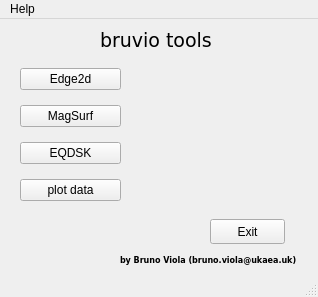
<?xml version="1.0" encoding="UTF-8"?>
<ui version="4.0">
 <class>MainWindow</class>
 <widget class="QMainWindow" name="MainWindow">
  <property name="enabled">
   <bool>true</bool>
  </property>
  <property name="geometry">
   <rect>
    <x>0</x>
    <y>0</y>
    <width>318</width>
    <height>297</height>
   </rect>
  </property>
  <property name="minimumSize">
   <size>
    <width>311</width>
    <height>270</height>
   </size>
  </property>
  <property name="maximumSize">
   <size>
    <width>318</width>
    <height>297</height>
   </size>
  </property>
  <property name="windowTitle">
   <string>bruvio tools</string>
  </property>
  <widget class="QWidget" name="centralwidget">
   <widget class="QPushButton" name="exit_button">
    <property name="geometry">
     <rect>
      <x>210</x>
      <y>200</y>
      <width>75</width>
      <height>25</height>
     </rect>
    </property>
    <property name="toolTip">
     <string extracomment="exit the app"/>
    </property>
    <property name="whatsThis">
     <string extracomment="exit the app"/>
    </property>
    <property name="text">
     <string>Exit</string>
    </property>
   </widget>
   <widget class="QLabel" name="title">
    <property name="geometry">
     <rect>
      <x>100</x>
      <y>10</y>
      <width>171</width>
      <height>22</height>
     </rect>
    </property>
    <property name="font">
     <font>
      <family>Verdana</family>
      <pointsize>14</pointsize>
     </font>
    </property>
    <property name="text">
     <string>bruvio tools</string>
    </property>
   </widget>
   <widget class="QWidget" name="layoutWidget">
    <property name="geometry">
     <rect>
      <x>20</x>
      <y>40</y>
      <width>101</width>
      <height>151</height>
     </rect>
    </property>
    <layout class="QVBoxLayout" name="verticalLayout">
     <item>
      <widget class="QPushButton" name="edge2d_button">
       <property name="toolTip">
        <string extracomment="opens a ipython console"/>
       </property>
       <property name="whatsThis">
        <string extracomment="opens a ipython console#"/>
       </property>
       <property name="text">
        <string>Edge2d</string>
       </property>
      </widget>
     </item>
     <item>
      <widget class="QPushButton" name="magsurf_button">
       <property name="toolTip">
        <string extracomment="opens a ipython console"/>
       </property>
       <property name="whatsThis">
        <string extracomment="opens a ipython console#"/>
       </property>
       <property name="text">
        <string>MagSurf</string>
       </property>
      </widget>
     </item>
     <item>
      <widget class="QPushButton" name="eqdsk_button">
       <property name="toolTip">
        <string extracomment="opens a ipython console"/>
       </property>
       <property name="whatsThis">
        <string extracomment="opens a ipython console#"/>
       </property>
       <property name="text">
        <string>EQDSK</string>
       </property>
      </widget>
     </item>
     <item>
      <widget class="QPushButton" name="readdata_button">
       <property name="toolTip">
        <string extracomment="opens a ipython console"/>
       </property>
       <property name="whatsThis">
        <string extracomment="opens a ipython console#"/>
       </property>
       <property name="text">
        <string>plot data</string>
       </property>
      </widget>
     </item>
    </layout>
   </widget>
   <widget class="QLabel" name="title_2">
    <property name="geometry">
     <rect>
      <x>120</x>
      <y>230</y>
      <width>201</width>
      <height>22</height>
     </rect>
    </property>
    <property name="font">
     <font>
      <family>Verdana</family>
      <pointsize>6</pointsize>
      <weight>75</weight>
      <bold>true</bold>
     </font>
    </property>
    <property name="text">
     <string>by Bruno Viola (bruno.viola@ukaea.uk)</string>
    </property>
   </widget>
  </widget>
  <widget class="QMenuBar" name="menubar">
   <property name="geometry">
    <rect>
     <x>0</x>
     <y>0</y>
     <width>318</width>
     <height>20</height>
    </rect>
   </property>
   <widget class="QMenu" name="menuHelp">
    <property name="title">
     <string>Help</string>
    </property>
    <addaction name="actionHelp"/>
    <addaction name="actionOpen_PDF_guide"/>
   </widget>
   <addaction name="menuHelp"/>
  </widget>
  <widget class="QStatusBar" name="statusbar"/>
  <action name="actionHelp">
   <property name="text">
    <string>Help</string>
   </property>
  </action>
  <action name="actionOpen_PDF_guide">
   <property name="text">
    <string>Open PDF guide</string>
   </property>
  </action>
 </widget>
 <resources/>
 <connections/>
</ui>
